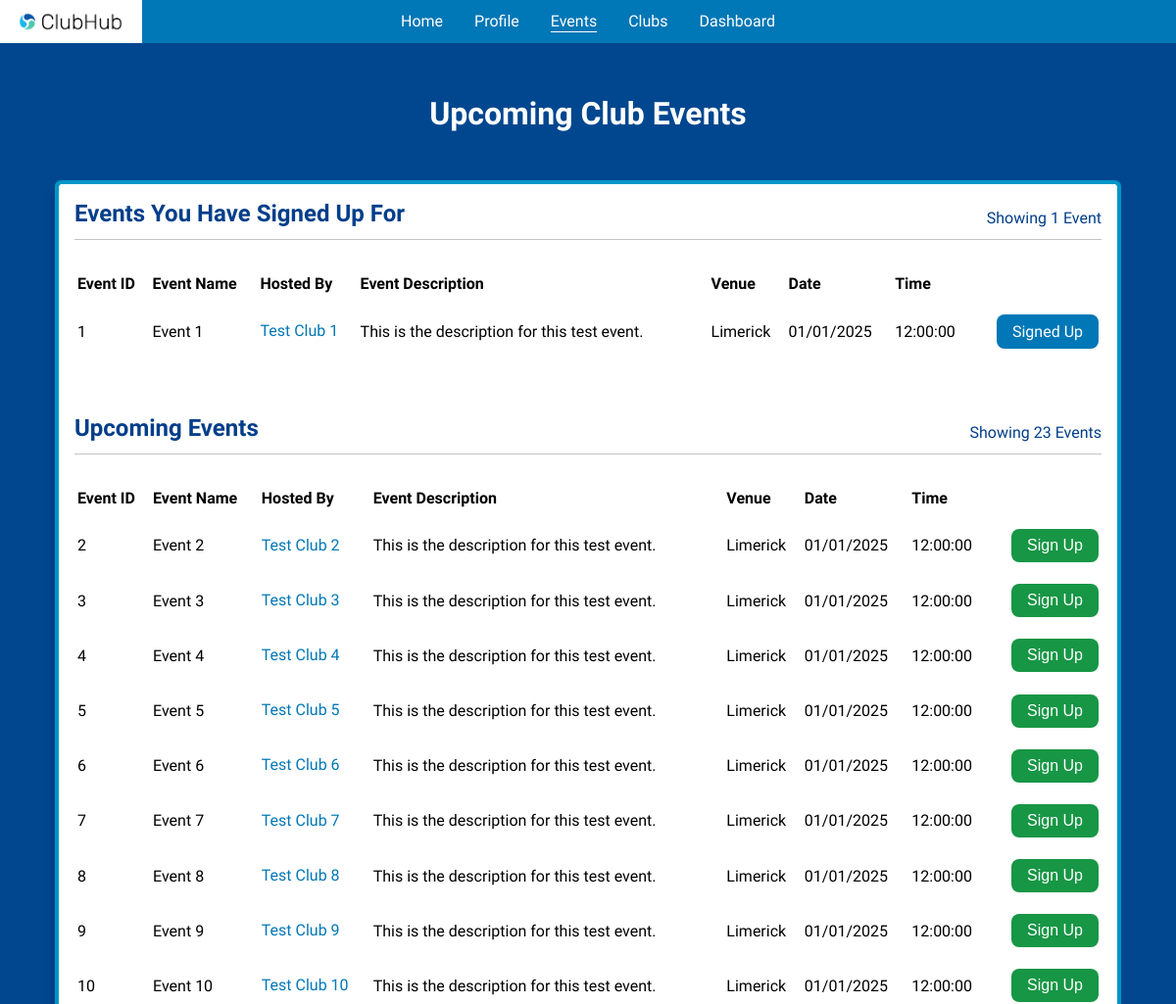
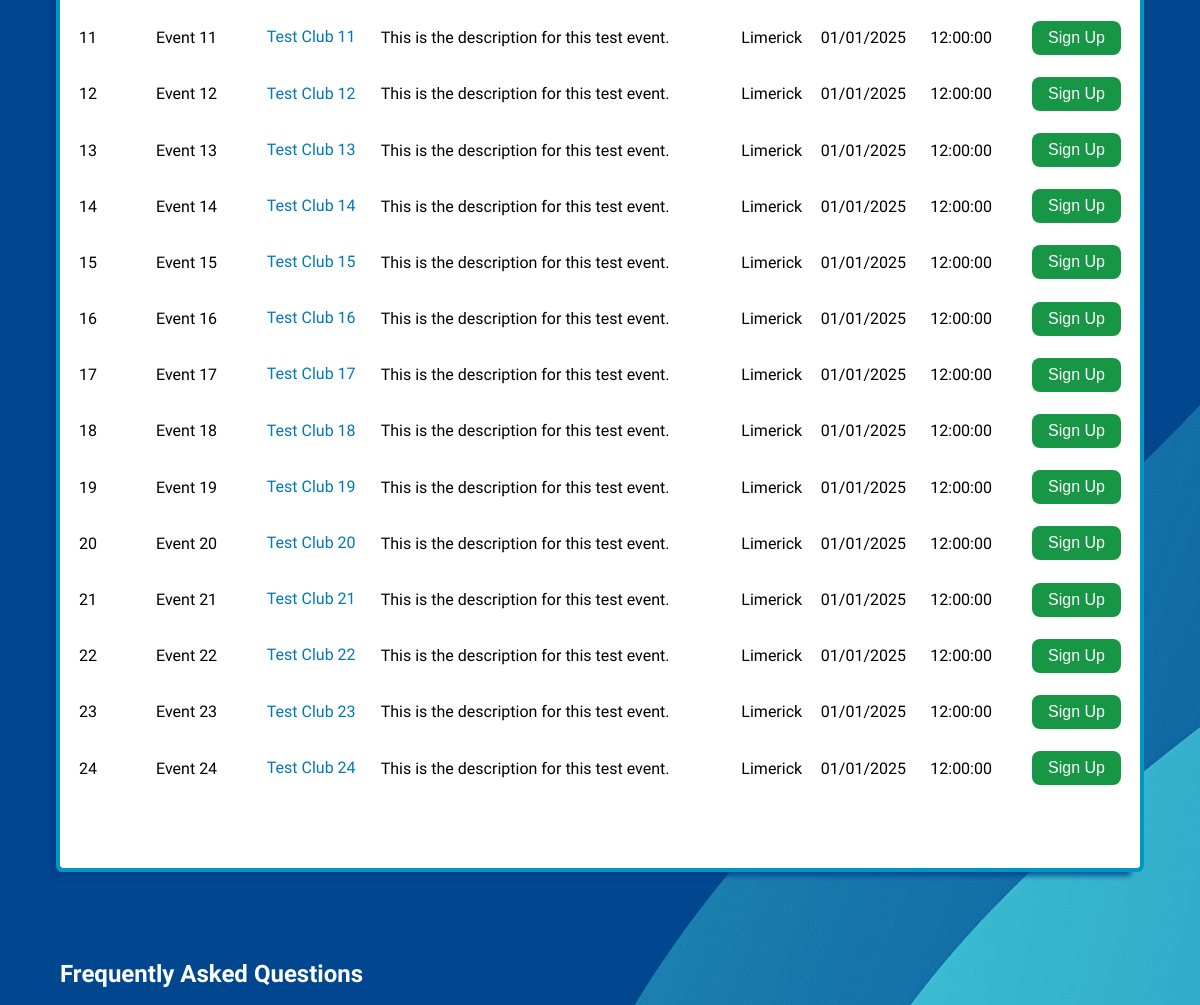
Page /events/ (signed in, upper part) on the earlier database version (2 pictures, top to bottom).
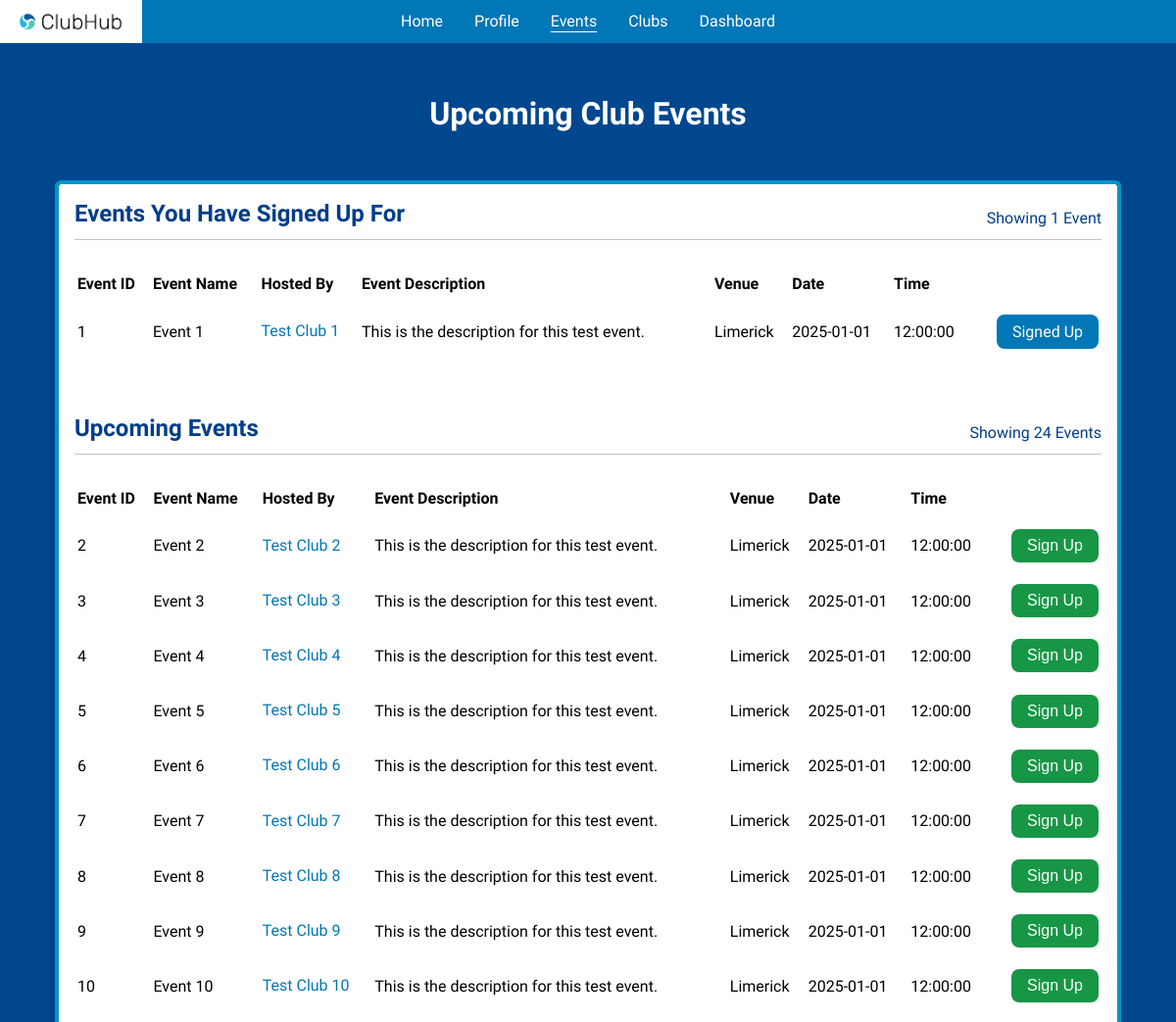
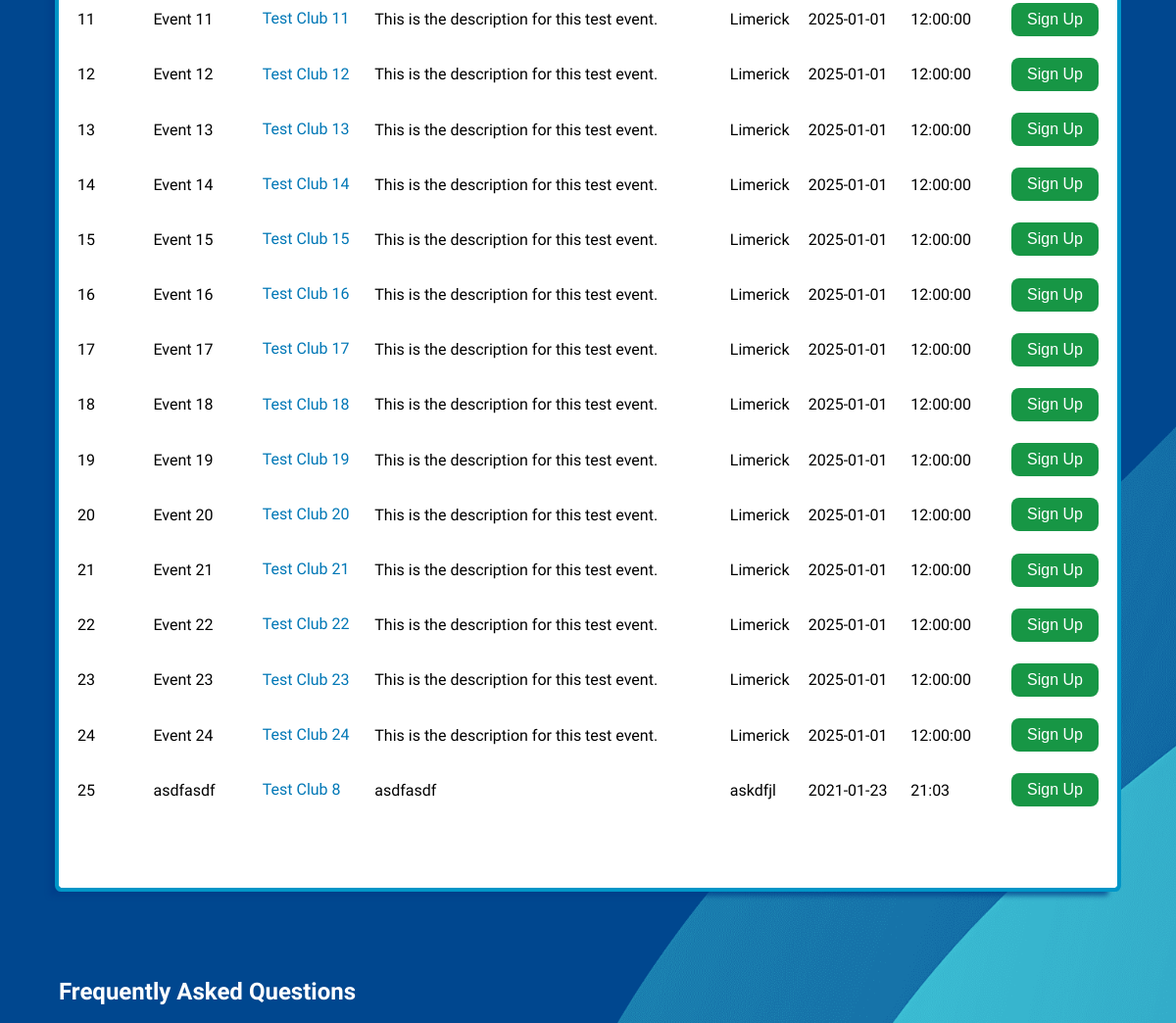
Same page on the later database version (2 pictures, top to bottom).
### tables this page shows
CREATE TABLE events (
    event_id            INTEGER         NOT NULL,
    club_id             INTEGER         NOT NULL,
    event_name          TEXT            NOT NULL,
    event_description   TEXT            NOT NULL,
    venue               TEXT            NOT NULL,
    date                TEXT            NOT NULL,
    time                TEXT            NOT NULL,
    created             DATETIME        NOT NULL DEFAULT CURRENT_TIMESTAMP,
    updated             DATETIME        NOT NULL DEFAULT CURRENT_TIMESTAMP,
    -----------------------------------------------------------------------
    PRIMARY KEY (event_id),
    FOREIGN KEY (club_id) REFERENCES clubs(club_id)
);

CREATE TABLE clubs (
    club_id             INTEGER         NOT NULL,
    club_name           TEXT            NOT NULL,
    club_description    TEXT            NOT NULL,
    creator             INTEGER         NOT NULL,
    validity            TEXT            NOT NULL CHECK (validity IN ('PENDING', 'APPROVED', 'REJECTED')) DEFAULT 'PENDING',
    created             DATETIME        NOT NULL DEFAULT CURRENT_TIMESTAMP,
    updated             DATETIME        NOT NULL DEFAULT CURRENT_TIMESTAMP,
    -----------------------------------------------------------------------
    PRIMARY KEY (club_id),
    FOREIGN KEY (creator) REFERENCES users(user_id)
);

### application/blueprints/events.py (the view)
@events.route("/")
def events_main() -> str:
    invalid = validate_student_perms(endpoint="/events")
    if invalid:
        return invalid
    user_id: int = session["user-id"]
    return render_template(
        "html/student/events.html",
        registered=registered_events(user_id=user_id),
        unregistered=unregistered_events(user_id=user_id)
    )

### application/__init__.py (called while the page is built)
@app.teardown_appcontext
def close_connection(_exception) -> None:
    db: Connection = getattr(g, "_database", None)
    if db is not None:
        db.close()

### application/util/authentication/page_access.py (called while the page is built)
def validate_access_perms(user_type: str, endpoint: str) -> str | None:
    if "user" not in session:
        error(errtype=Error.RESTRICTED_PAGE_LOGGED_OUT, endpoint=endpoint)
        return render_template("html/misc/home.html")
    current_user_type: str = session["user-type"]
    if current_user_type != user_type:
        errtype: Error = Error[f"RESTRICTED_PAGE_{user_type}"]
        error(errtype=errtype, endpoint=endpoint, user_type=current_user_type)
        return render_template("html/misc/home.html")
    return None

### application/util/db_functions/__init__.py (called while the page is built)
def get_db() -> Connection:
    db: Connection | None = getattr(g, "_database", None)
    if db is None:
        db: Connection = connect(DB_PATH)
        db.row_factory = Row
        g._database = db
    return db

def query_db(query: str, *args, single: Optional[bool] = None) -> list[Row] | Row | None:
    single = False if single is None else single
    cursor: Cursor = get_db().cursor()
    cursor.execute(query, args)
    results: list[Row] = cursor.fetchall()
    cursor.close()
    if not results:
        return None
    return results[0] if single else results

### application/util/db_functions/events.py (called while the page is built)
def registered_events(user_id: int) -> list[Row] | None:
    return query_db(
        """
            SELECT *, ep.validity FROM event_info
            INNER JOIN event_participants ep USING (event_id)
            WHERE ep.user_id=?;
        """, user_id
    )

def unregistered_events(user_id: int) -> list[Row] | None:
    return query_db(
        """
            SELECT *, ep.validity FROM event_info
            LEFT JOIN event_participants ep ON event_info.event_id=ep.event_id AND ep.user_id=?
            WHERE ep.event_id IS NULL;
        """, user_id
    )

### application/templates/html/student/events.html (shortened to what this page needs)
{% extends "html/base/base.html" %}
{% block links %}
    <link rel="stylesheet" href="../../../static/css/events.css">
{% endblock %}
{% block header %}
    <header>
        <h1>Upcoming Club Events</h1>
    </header>
{% endblock %}
{% block content %}
    <div id="events-container">
        <div id="events-main">
            {% if registered %}
                {% if registered | length == 1 %}
                    {% set plural = "" %}
                {% else %}
                    {% set plural = "s" %}
                {% endif %}
                <div>
                    <h2>Events You Have Signed Up For</h2>
                    <p>Showing {{ registered | length }} Event{{ plural }}</p>
                </div>
                <table>
                    <thead>
                        <tr>
                            <th>Event ID</th>
                            <th>Event Name</th>
                            <th>Hosted By</th>
                            <th>Event Description</th>
                            <th>Venue</th>
                            <th>Date</th>
                            <th>Time</th>
                        </tr>
                    </thead>
                    <tbody>
                        {% for event in registered %}
                            <tr>
                                <td>{{ event["event_id"] }}</td>
                                <td>{{ event["event_name"] }}</td>
                                <td>
                                    <a class="about-club underlined-link underlined-link-db" href="/events/club-info?club_id={{ event["club_id"] }}">{{ event["club_name"] }}</a>
                                </td>
                                <td>{{ event["event_description"] }}</td>
                                <td>{{ event["venue"] }}</td>
                                <td>{{ event["date"] }}</td>
                                <td>{{ event["time"] }}</td>
                                {% if event["validity"] == "PENDING" %}
                                    <td><a class="pending" disabled>Registration Pending</a></td>
                                {% elif event["validity"] == "APPROVED" %}
                                    <td><a class="registered" disabled>Signed Up</a></td>
                                {% endif %}
                            </tr>
                        {% endfor %}
                    </tbody>
                </table>
            {% endif %}
            {% if unregistered %}
                {% if unregistered | length == 1 %}
                    {% set plural = "" %}
                {% else %}
                    {% set plural = "s" %}
                {% endif %}
                <div>
                    <h2>Upcoming Events</h2>
                    <p>Showing {{ unregistered | length }} Event{{ plural }}</p>
                </div>
                <table>
                    <thead>
                        <tr>
                            <th>Event ID</th>
                            <th>Event Name</th>
                            <th>Hosted By</th>
                            <th>Event Description</th>
                            <th>Venue</th>
                            <th>Date</th>
                            <th>Time</th>
                        </tr>
                    </thead>
                    <tbody>
                        {% for event in unregistered %}
                            <tr>
                                <td>{{ event["event_id"] }}</td>
                                <td>{{ event["event_name"] }}</td>
                                <td>
                                    <a class="about-club underlined-link underlined-link-db"  href="/events/club-info?club_id={{ event["club_id"] }}">{{ event["club_name"] }}</a>
                                </td>
                                <td>{{ event["event_description"] }}</td>
                                <td>{{ event["venue"] }}</td>
                                <td>{{ event["date"] }}</td>
                                <td>{{ event["time"] }}</td>
                                <td>
                                    <form action="/events/register?event_id={{ event["event_id"] }}&event_name={{ event["event_name"] }}&club_id={{ event["club_id"] }}" method="post">
                                        <button type="submit" class="unregistered" href="/events/register?event_id={{ event["event_id"] }}&event_name={{ event["event_name"] }}&club_id={{ event["club_id"] }}">Sign Up</button>
                                    </form>
                                </td>
                            </tr>
                        {% endfor %}
                    </tbody>
                </table>
            {% endif %}
        </div>
    </div>
    <div class="container">
      <h2>Frequently Asked Questions</h2>
  </div>
{% endblock %}

### application/templates/html/base/base.html (shortened to what this page needs)
<!doctype html>
<html lang="en">
<head>
    <link rel="stylesheet" type="text/css" href="../../../static/css/base.css" />
    {% block links %}
    {% endblock %}
    {% if request.endpoint == "registration.register_get" %}
        {% set new_link = "register" %}
        {% set new_link_name = "Register" %}
        {% set add_link_to_nav = true %}
    {% elif request.endpoint == "events.events_club_info" %}
        {% set href = "events/club-info" %}
        {% set new_link = "events-club-info" %}
        {% set new_link_name = "Club Info" %}
        {% set add_link_to_nav = true %}
    {% elif request.endpoint == "misc.forgot_password" %}
        {% set new_link = "forgot-password" %}
        {% set new_link_name = "Reset Password" %}
        {% set add_link_to_nav = true %}
    {% elif request.endpoint == "misc.privacy_policy" %}
        {% set new_link = "privacy-policy" %}
        {% set new_link_name = "Privacy Policy" %}
        {% set add_link_to_nav = true %}
    {% elif request.endpoint == "misc.terms_and_conditions" %}
        {% set new_link = "terms-and-conditions" %}
        {% set new_link_name = "Terms and Conditions" %}
        {% set add_link_to_nav = true %}
    {% endif %}
    {% set flash_message = get_flashed_messages()[0] %}
</head>
<body>
    <nav id="navbar">
        <div class="navbar-left">
            <a href="/home">
                <img src="../../../static/png/logo-dark.png" alt="[logo]">
            </a>
        </div>
        <div class="navbar-center">
            <a href="/home" class="home-link index-link none-link">Home</a>
        </div>
        {% if "user" in session %}
            <div class="navbar-center">
                <a href="/profile" class="profile-link">Profile</a>
            </div>
            {% if session["user-type"] == "ADMINISTRATOR" %}
                <div class="navbar-center">
                    <a href="/admin/users/pending" class="admin-users-pending-link">Pending Requests</a>
                </div>
                <div class="navbar-center">
                    <a href="/admin/users/info" class="admin-users-info-link">Users</a>
                </div>
            {% elif session["user-type"] == "COORDINATOR" %}
                <div class="navbar-center">
                    <a href="/cohome" class="cohome-link">Dashboard</a>
                </div>
            {% elif session["user-type"] == "STUDENT" %}
                <div class="navbar-center">
                    <a href="/events" class="events-link events-register-link">Events</a>
                </div>
                <div class="navbar-center">
                    <a href="/clubs" class="clubs-link clubs-join-link">Clubs</a>
                </div>
                <div class="navbar-center">
                    <a href="/student-dashboard" class="student-dashboard-link">Dashboard</a>
                </div>
            {% endif %}
        {% endif %}
        <div class="navbar-right">
        </div>
    </nav>
    {% block header %}
    {% endblock %}
    {% block content %}
    {% endblock %}
</body>
</html>

### application/static/css/base.css (style rules this page uses)
:root { --light-grey: #8a8988; --lighter-grey: #c4c4c4; --even-lighter-grey: #f2f2f2; --cyan: #3bbbd2; --light-blue: #0077b6; --lighter-blue: #0096c7; --even-lighter-blue: #90e0ef; --dark-blue: #023e8a; --darker-blue: #03045e; --lighter-green: #5afa8d; --light-green: #179645; --dark-green: #237543; --light-red: #db5658; --dark-red: #990f0f; --white: #ffffff; --black: #000000; --dark-grey: #1e2e33; --email-red: #f44336; --yt-red: #ff1c04; --pink: #e33667; --turquoise: #028080; }
* { box-sizing: border-box; }
body { scroll-behavior: smooth; margin: 0; padding: 0; background-color: var(--darker-blue); font-family: "Raleway", system-ui, Arial, sans-serif !important; color: var(--white); min-height: 100vh; display: flex; flex-direction: column; overflow-x: hidden; }
::placeholder { opacity: 0.6; }
header h1 { text-align: center; margin: 1.65em 0; }
a { text-decoration: none !important; color: var(--even-lighter-blue); }
.underlined-link { display: inline-block; }
.underlined-link::after { content: ''; width: 0; height: 0.1em; display: block; margin-left: auto; margin-right: auto; transition: 190ms width ease-in-out; }
.underlined-link-db::after { background-color: var(--light-blue); }
nav { display: grid !important; grid-template-columns: 1fr repeat(10, auto) 1fr !important; grid-auto-columns: auto !important; background-color: var(--light-blue) !important; overflow: hidden !important; }
nav div { grid-row: 1 !important; grid-column: auto !important; display: flex !important; }
.navbar-left { grid-column: 1 !important; justify-content: left !important; }
.navbar-center { grid-column: auto !important; justify-content: center !important; transition: height 0.25s !important; }
.navbar-right { grid-column: -2 !important; justify-content: right !important; }
.nav-active-link a { text-decoration: underline !important; text-underline-position: under !important; text-decoration-thickness: 0.075rem !important; text-underline-offset: 0.1rem !important; }
nav div a { display: flex !important; align-items: center; justify-content: center; color: var(--white); line-height: 1rem; text-decoration: none; height: 2.75rem; padding: 0 1rem; font-size: 1rem; background-color: transparent; transition: all 300ms; }
.navbar-left a img { height: 1.5rem; }
.navbar-left a img:last-of-type { display: none; }

### application/static/css/events.css (style rules this page uses)
body { background-image: url("../png/blue-background.png"); background-size: cover; background-position: center center; }
#events-container { display: flex; align-items: center; justify-content: center; flex-direction: column; margin-bottom: 7.5em; }
#events-main { display: grid; color: var(--black); background-color: var(--white); width: 90%; padding: 1em; box-shadow: -9px 8px 5px 0 rgba(2, 62, 138, 0.75); outline: 0.3em solid var(--lighter-blue); border-radius: 0.15em; }
#events-main div { display: flex; color: var(--dark-blue); border-bottom: 0.075em solid var(--lighter-grey); padding-bottom: 0.75em; margin-bottom: 2em; }
#events-main div h2 { margin: 0; width: 70%; }
#events-main div p { align-self: flex-end; margin: 0; width: 30%; text-align: right; }
#events-main table { text-align: left; margin-bottom: 4em; }
#events-main table tr td { position: relative; padding-top: 1.2em; }
.about-club { color: var(--light-blue); }
.pending, .registered, .unregistered { font-weight: normal; font-size: 1rem; border: none; display: block; margin-left: auto; width: fit-content; padding: 0.5em 1em; border-radius: 0.5em; color: var(--white); }
.registered { cursor: default; background-color: var(--light-blue); }
.unregistered { background-color: var(--light-green); transition: translate 200ms; }
.container { margin-bottom: 3em; margin-top: -3em; }
.container h2 { padding-left: 5%; }

Differences in the rows shown:
changed events "Event 2": date "01/01/2025" → "2025-01-01"
changed events "Event 3": date "01/01/2025" → "2025-01-01"
changed events "Event 4": date "01/01/2025" → "2025-01-01"
changed events "Event 5": date "01/01/2025" → "2025-01-01"
changed events "Event 6": date "01/01/2025" → "2025-01-01"
changed events "Event 7": date "01/01/2025" → "2025-01-01"
changed events "Event 8": date "01/01/2025" → "2025-01-01"
changed events "Event 9": date "01/01/2025" → "2025-01-01"
changed events "Event 10": date "01/01/2025" → "2025-01-01"
changed events "Event 11": date "01/01/2025" → "2025-01-01"
changed events "Event 12": date "01/01/2025" → "2025-01-01"
changed events "Event 13": date "01/01/2025" → "2025-01-01"
changed events "Event 14": date "01/01/2025" → "2025-01-01"
changed events "Event 15": date "01/01/2025" → "2025-01-01"
changed events "Event 16": date "01/01/2025" → "2025-01-01"
changed events "Event 17": date "01/01/2025" → "2025-01-01"
changed events "Event 18": date "01/01/2025" → "2025-01-01"
changed events "Event 19": date "01/01/2025" → "2025-01-01"
changed events "Event 20": date "01/01/2025" → "2025-01-01"
changed events "Event 21": date "01/01/2025" → "2025-01-01"
changed events "Event 22": date "01/01/2025" → "2025-01-01"
changed events "Event 23": date "01/01/2025" → "2025-01-01"
changed events "Event 24": date "01/01/2025" → "2025-01-01"
added events: event_id "25", event_name "asdfasdf", club_name "Test Club 8", event_description "asdfasdf", venue "askdfjl", date "2021-01-23", time "21:03"
Other differences:
{{ unregistered | length }}: "23" → "24"
new list line: "1 Event 1 Test Club 1 This is the description for this test event. Limerick 2025-01-01 12:00:00 Signed Up"
list line gone: "1 Event 1 Test Club 1 This is the description for this test event. Limerick 01/01/2025 12:00:00 Signed Up"
